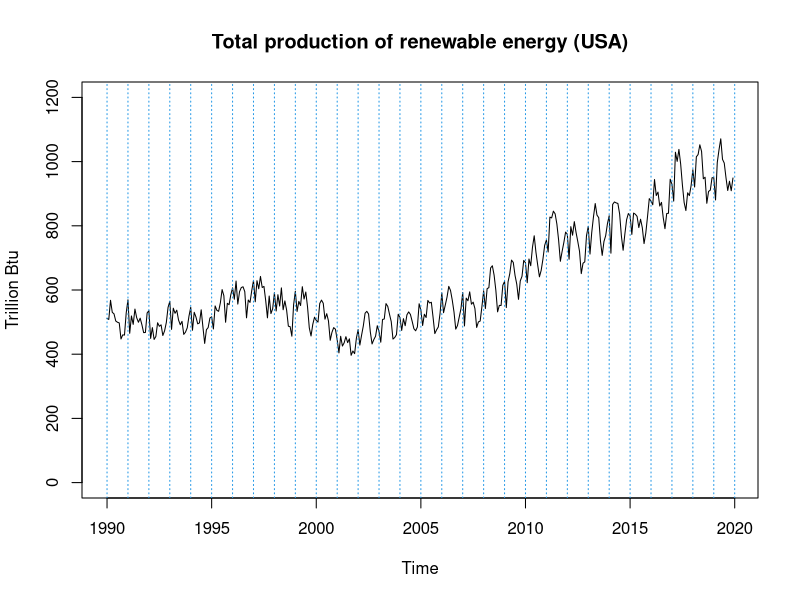
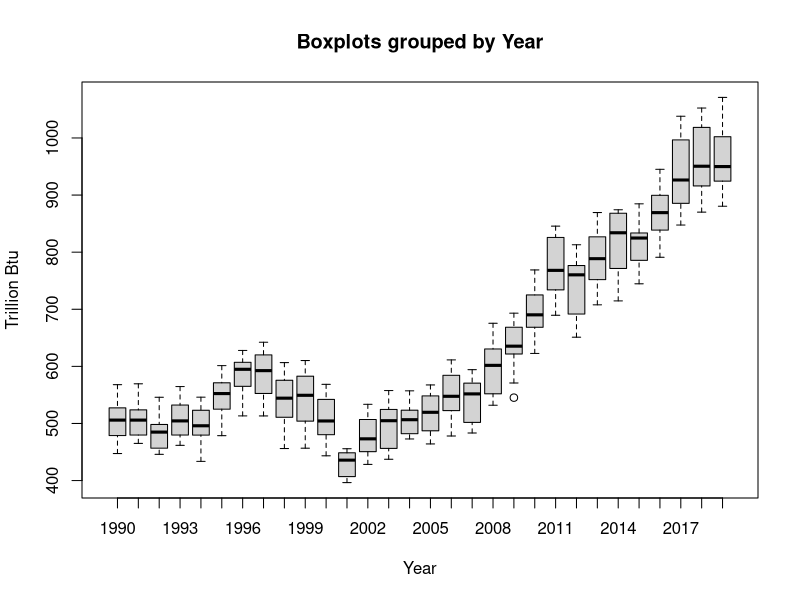
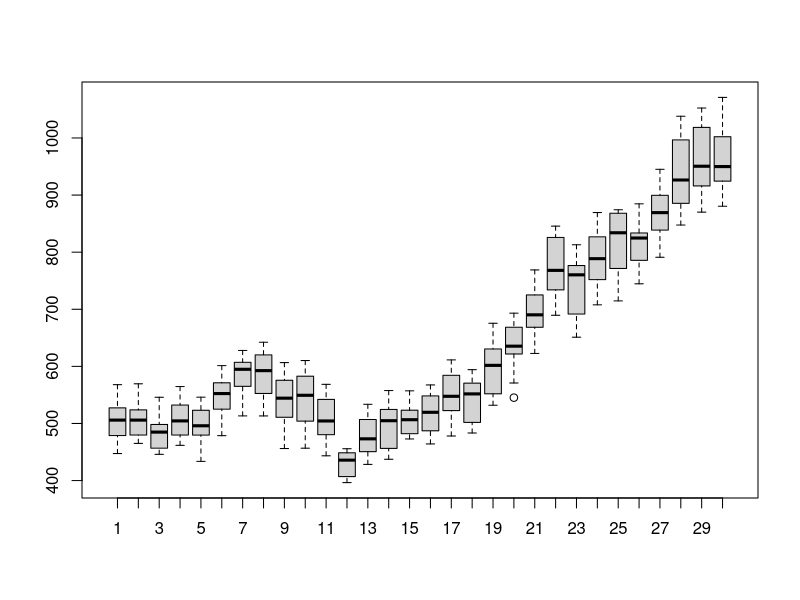
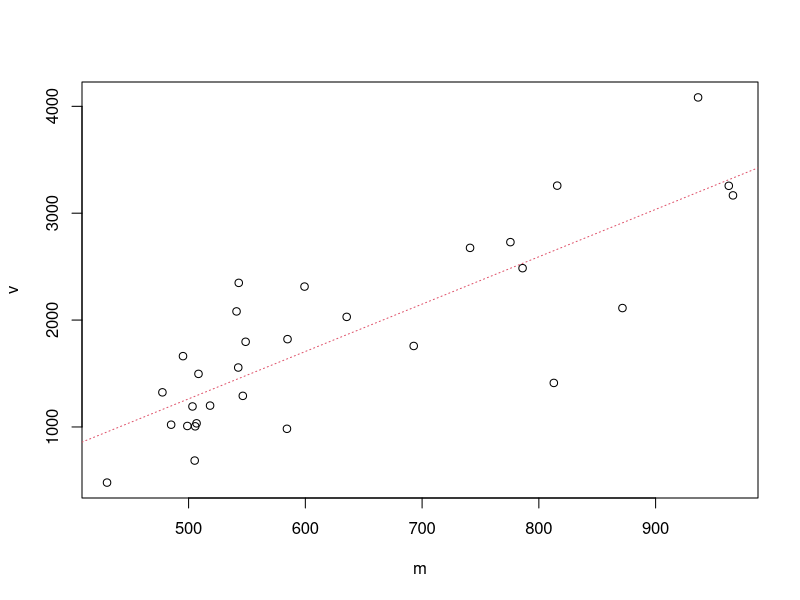
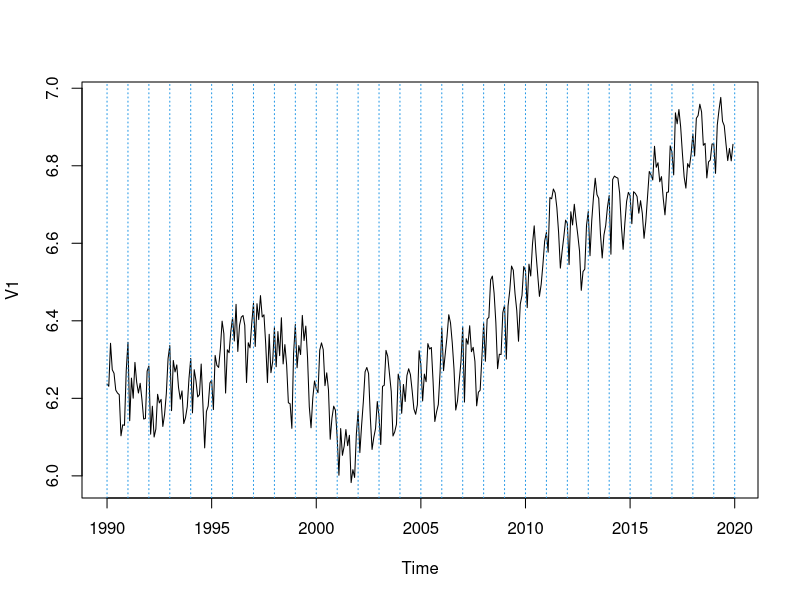
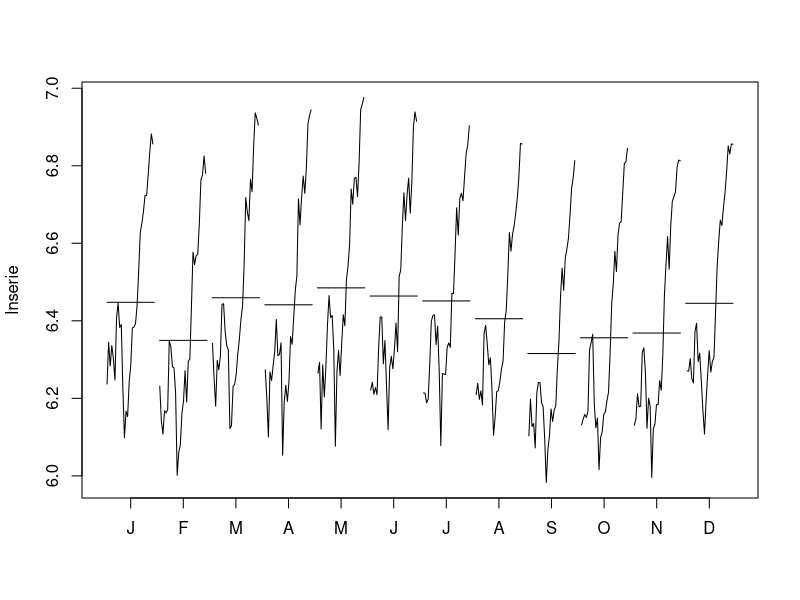
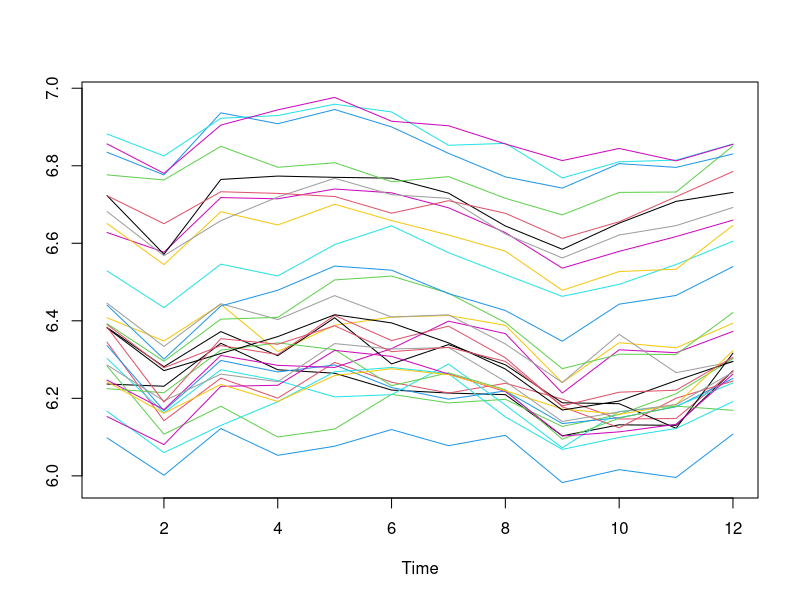
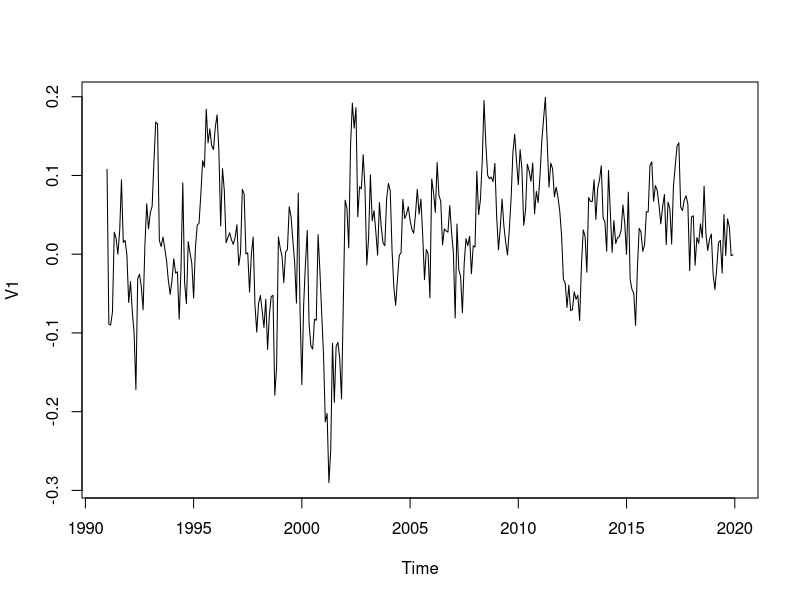

Recreate these plots in R, in order.
## ---- chunk 1
rm(list=ls())
#setwd("~/Documents/ASM/Project")
## ---- chunk 2
series = window(ts(read.table("data/RenewUSA.dat", header=F),start=1990,freq=12))
series
## ---- chunk 3
plot(series,main="Total production of renewable energy (USA)", ylab='Trillion Btu', ylim=c(0,1200))
abline(v=1990:2020,col=4,lty=3)
## ---- chunk 4
floor(time(series))
## ---- chunk 5
boxplot(series~floor(time(series)), ylab="Trillion Btu", xlab="Year", main="Boxplots grouped by Year") 
## ---- chunk 6
#boxplot for periods of 12 observations = 1 year
groupedserie <- matrix(series[1:(30*12)], ncol = 30) #boxplot of each year
boxplot(groupedserie)
## ---- chunk 7
# groupedserie : serie with periods (periods of 12 months = 1 year)
m<-apply(groupedserie,2,mean)
v<-apply(groupedserie,2,var)
plot(v~m)
abline(lm(v~m),col=2,lty=3) #col: color of line, lty:type of line
# for mean vs variance (v = s^2) -> there is an increasing
# ===> THE VARIANCE IS NOT CONSTANT --> we have to take logarithmic
## ---- chunk 8
groupedserie
## ---- chunk 9
# now, we apply the logarithmic to "series"
lnserie=log(series)
plot(lnserie)
abline(v=1990:2020,col=4,lty=3)
abline(h=0)
## ---- chunk 10
monthplot(lnserie)
#there is a seasonal pattern
## ---- chunk 11
ts.plot(matrix(lnserie,nrow=12),col=1:8)
#most of them are in parallel -> so there is a seasonal pattern
## ---- chunk 12
d12lnserie <- diff(lnserie, lag=12)
plot(d12lnserie)
#12 because it's 12 months data in a year
## ---- chunk 13
monthplot(d12lnserie) #no more seasonal pattern
## ---- chunk 14
ts.plot(matrix(d12lnserie,nrow=12),col=1:8)
#no more seasonal pattern (not in parallel)
## ---- chunk 15
plot(d12lnserie)
abline(h=0)
abline(h=mean(d12lnserie),col=2)
#constant mean = yes
# this mean in 0? no
## ---- chunk 16
mean(d12lnserie)
## ---- chunk 17
d1d12lnserie = diff(d12lnserie)
plot(d1d12lnserie)
abline(h=0)
abline(h=mean(d1d12lnserie), col=2)
## ---- chunk 18
mean(d1d12lnserie) 
#mean different from 0  --> differentation
## ---- chunk 19
var(d12lnserie) #d=0
var(d1d12lnserie) #d=1 **************
var(diff(d1d12lnserie)) #d=2

## ---- chunk 20
# now we work only with d1d12lnserie
par(mfrow=c(1,2))
acf(d1d12lnserie, ylim=c(-1,1), lag.max = 72,col=c(2,rep(1,11)),lwd=2)
pacf(d1d12lnserie, ylim=c(-1,1), lag.max = 72,col=c(rep(1,11),2),lwd=2)
par(mfrow=c(1,1))

#SEASONAL: red lines
#REGULAR: black lines
## ---- chunk 21
# ARIMA(0,1,2)(0,1,1)_12
(mod1 <- arima(lnserie, order=c(0,1,2), seasonal=list(order=c(0,1,1),period = 12)))
                  #REGULAR PART:MA(2)     #SEASONAL PART:MA(1)_12     #PERIOD FOR THE SEASONAL PART       
## ---- chunk 22
# checking the residuals: Z_t
# we need all the flags lying inside the band: Z_t ~ WN(0, (SIGMA_z)^2 )
par(mfrow=c(1,2))
acf(resid(mod1), ylim=c(-1,1), lag.max = 72,col=c(2,rep(1,11)),lwd=2)
pacf(resid(mod1), ylim=c(-1,1), lag.max = 72,col=c(rep(1,11),2),lwd=2)
par(mfrow=c(1,1))
## ---- chunk 23
par(mfrow=c(1,1))
tsdiag(mod1,gof=72)
## ---- chunk 24
# ARIMA(0,1,2)(4,1,0)_12
(mod2 <- arima(lnserie, order=c(0,1,2), seasonal=list(order=c(4,1,0),period = 12)))
                  #REGULAR PART:MA(2)     #SEASONAL PART:AR(4)_12     #PERIOD FOR THE SEASONAL PART       
## ---- chunk 25
# checking the residuals: Z_t
# we need all the flags lying inside the band: Z_t ~ WN(0, (SIGMA_z)^2 )
par(mfrow=c(1,2))
acf(resid(mod2), ylim=c(-1,1), lag.max = 72,col=c(2,rep(1,11)),lwd=2)
pacf(resid(mod2), ylim=c(-1,1), lag.max = 72,col=c(rep(1,11),2),lwd=2)
par(mfrow=c(1,1))
## ---- chunk 26
# ARIMA(0,1,2)(1,1,1)_12
(mod3 <- arima(lnserie, order=c(0,1,2), seasonal=list(order=c(1,1,1),period = 12)))
                  #REGULAR PART:MA(2)     #SEASONAL PART:ARMA(1,1)_12     #PERIOD FOR THE SEASONAL PART       
## ---- chunk 27
# checking the residuals: Z_t
# we need all the flags lying inside the band: Z_t ~ WN(0, (SIGMA_z)^2 )
par(mfrow=c(1,2))
acf(resid(mod3), ylim=c(-1,1), lag.max = 72,col=c(2,rep(1,11)),lwd=2)
pacf(resid(mod3), ylim=c(-1,1), lag.max = 72,col=c(rep(1,11),2),lwd=2)
par(mfrow=c(1,1))
## ---- chunk 28
#################Validation#################################
validation=function(model){
  s=frequency(get(model$series))
  resid=model$residuals
  par(mfrow=c(2,2),mar=c(3,3,3,3))
  #Residuals plot
  plot(resid,main="Residuals")
  abline(h=0)
  abline(h=c(-3*sd(resid),3*sd(resid)),lty=3,col=4)
  #Square Root of absolute values of residuals (Homocedasticity)
  scatter.smooth(sqrt(abs(resid)),main="Square Root of Absolute residuals",
                 lpars=list(col=2))
  
  #Normal plot of residuals
  qqnorm(resid)
  qqline(resid,col=2,lwd=2)
  
  ##Histogram of residuals with normal curve
  hist(resid,breaks=20,freq=FALSE)
  curve(dnorm(x,mean=mean(resid),sd=sd(resid)),col=2,add=T)
  
  
  #ACF & PACF of residuals
  par(mfrow=c(1,2))
  acf(resid,ylim=c(-1,1),lag.max=60,col=c(2,rep(1,s-1)),lwd=1)
  pacf(resid,ylim=c(-1,1),lag.max=60,col=c(rep(1,s-1),2),lwd=1)
  par(mfrow=c(1,1))
  
  #Ljung-Box p-values
  par(mar=c(2,2,1,1))
  tsdiag(model,gof.lag=7*s)
  cat("\n--------------------------------------------------------------------\n")
  print(model)
  
  #Stationary and Invertible
  cat("\nModul of AR Characteristic polynomial Roots: ", 
      Mod(polyroot(c(1,-model$model$phi))),"\n")
  cat("\nModul of MA Characteristic polynomial Roots: ",
      Mod(polyroot(c(1,model$model$theta))),"\n")
  
  suppressMessages(require(forecast,quietly=TRUE,warn.conflicts=FALSE))
  plot(model)
  
  #Model expressed as an MA infinity (psi-weights)
  psis=ARMAtoMA(ar=model$model$phi,ma=model$model$theta,lag.max=36)
  names(psis)=paste("psi",1:36)
  cat("\nPsi-weights (MA(inf))\n")
  cat("\n--------------------\n")
  print(psis[1:24])
  
  #Model expressed as an AR infinity (pi-weights)
  pis=-ARMAtoMA(ar=-model$model$theta,ma=-model$model$phi,lag.max=36)
  names(pis)=paste("pi",1:36)
  cat("\nPi-weights (AR(inf))\n")
  cat("\n--------------------\n")
  print(pis[1:24])
   
  cat("\nDescriptive Statistics for the Residuals\n")
  cat("\n----------------------------------------\n") 
  
  suppressMessages(require(fBasics,quietly=TRUE,warn.conflicts=FALSE))
  ##Anderson-Darling test
  print(basicStats(resid))
  
  ## Add here complementary tests (use with caution!)
  ##---------------------------------------------------------
  cat("\nNormality Tests\n")
  cat("\n--------------------\n")
 
  ##Shapiro-Wilks Normality test
  print(shapiro.test(resid))

  suppressMessages(require(nortest,quietly=TRUE,warn.conflicts=FALSE))
  ##Anderson-Darling test
  print(ad.test(resid))
  
  suppressMessages(require(tseries,quietly=TRUE,warn.conflicts=FALSE))
  ##Jarque-Bera test
  print(jarque.bera.test(resid))
  
  cat("\nHomoscedasticity Test\n")
  cat("\n--------------------\n")
  suppressMessages(require(lmtest,quietly=TRUE,warn.conflicts=FALSE))
  ##Breusch-Pagan test
  obs=get(model$series)
  print(bptest(resid~I(obs-resid)))
  
  cat("\nIndependence Tests\n")
  cat("\n--------------------\n")
  
  ##Durbin-Watson test
  print(dwtest(resid~I(1:length(resid))))
  
  ##Ljung-Box test
  cat("\nLjung-Box test\n")
  print(t(apply(matrix(c(1:4,(1:4)*s)),1,function(el) {
    te=Box.test(resid,type="Ljung-Box",lag=el)
    c(lag=(te$parameter),statistic=te$statistic[[1]],p.value=te$p.value)})))
  
}
################# Fi Validation #################################
